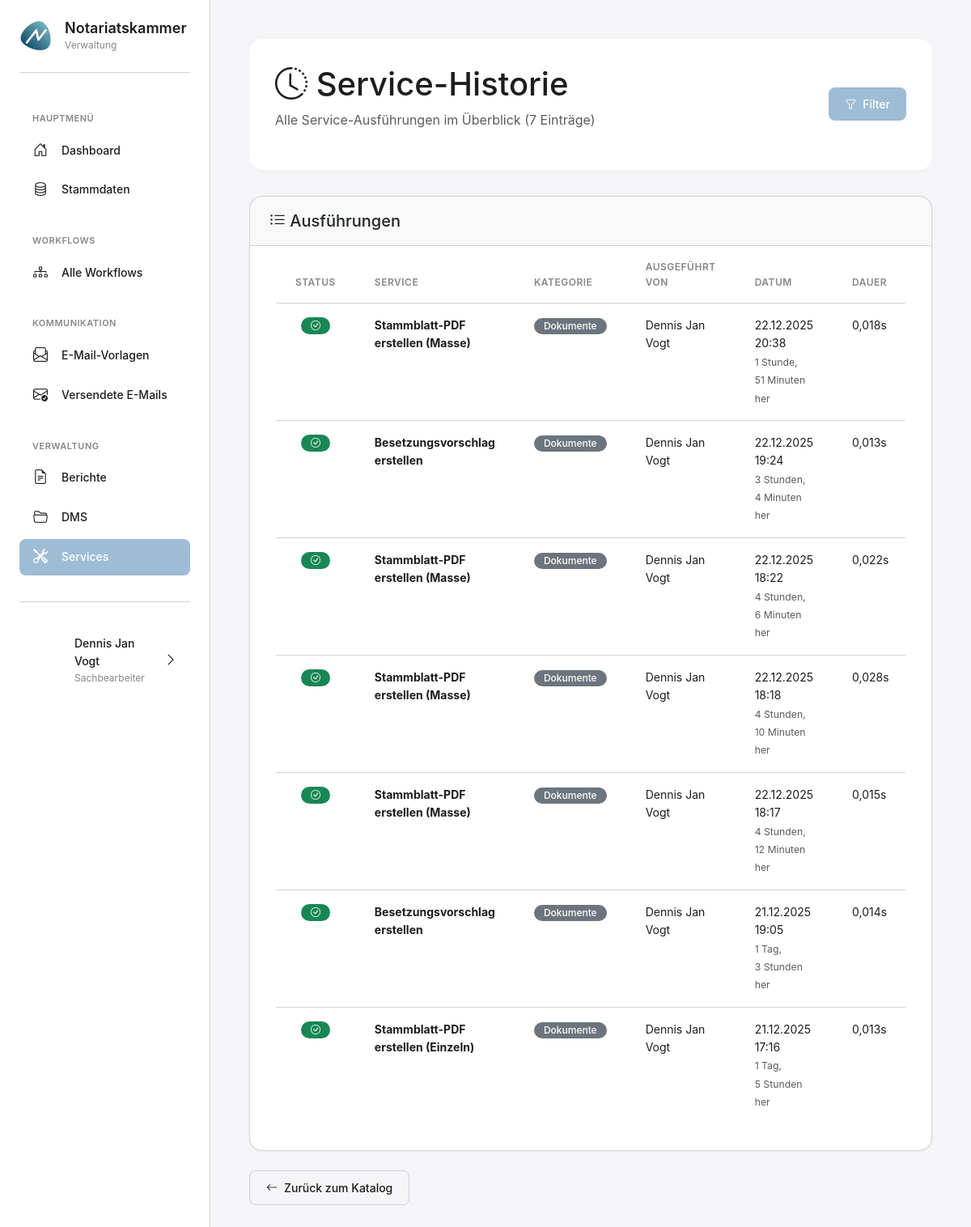
The page /services/historie/ (signed in) on the database its author committed.
### apps/benutzer/models.py (models this page shows, shortened)
class KammerBenutzer(AbstractUser):
    ROLLEN = [
        ('admin', 'Administrator'),
        ('sachbearbeiter', 'Sachbearbeiter'),
        ('leitung', 'Leitung'),
    ]
    rolle = models.CharField(
        max_length=20,
        choices=ROLLEN,
        default='sachbearbeiter',
        verbose_name='Rolle'
    )
    abteilung = models.CharField(
        max_length=100,
        blank=True,
        verbose_name='Abteilung',
        help_text='z.B. "Zulassungen", "Aufsicht", "Allgemein"'
    )
    telefon = models.CharField(
        max_length=50,
        blank=True,
        verbose_name='Telefon'
    )
    profilbild = models.ImageField(
        upload_to='profilbilder/',
        blank=True,
        null=True,
        verbose_name='Profilbild',
        help_text='Profilbild des Benutzers'
    )
    class Meta:
        verbose_name = 'Kammermitarbeiter'
        verbose_name_plural = 'Kammermitarbeiter'
        ordering = ['last_name', 'first_name']

### apps/services/models.py (models this page shows, shortened)
class ServiceAusfuehrung(ZeitstempelModel):
    service = models.ForeignKey(
        ServiceDefinition,
        on_delete=models.PROTECT,
        related_name='ausfuehrungen',
        verbose_name='Service'
    )
    ausgefuehrt_von = models.ForeignKey(
        settings.AUTH_USER_MODEL,
        on_delete=models.PROTECT,
        related_name='service_ausfuehrungen',
        verbose_name='Ausgeführt von'
    )
    workflow_instanz = models.ForeignKey(
        'workflows.WorkflowInstanz',
        on_delete=models.SET_NULL,
        null=True,
        blank=True,
        related_name='service_ausfuehrungen',
        verbose_name='Workflow-Instanz'
    )
    workflow_schritt = models.ForeignKey(
        'workflows.WorkflowSchrittInstanz',
        on_delete=models.SET_NULL,
        null=True,
        blank=True,
        related_name='service_ausfuehrungen',
        verbose_name='Workflow-Schritt'
    )
    erfolgreich = models.BooleanField(
        default=True,
        verbose_name='Erfolgreich'
    )
    fehlermeldung = models.TextField(
        blank=True,
        verbose_name='Fehlermeldung'
    )
    ergebnis_daten = models.JSONField(
        default=dict,
        blank=True,
        verbose_name='Ergebnis-Daten',
        help_text='JSON mit Rückgabewerten (z.B. generierte Datei-ID)'
    )
    dauer_sekunden = models.DecimalField(
        max_digits=10,
        decimal_places=3,
        null=True,
        blank=True,
        verbose_name='Dauer (Sekunden)'
    )
    class Meta:
        verbose_name = 'Service-Ausführung'
        verbose_name_plural = 'Service-Ausführungen'
        ordering = ['-erstellt_am']

class ServiceDefinition(ZeitstempelModel, AktivModel):
    service_id = models.CharField(
        max_length=100,
        unique=True,
        verbose_name='Service-ID',
        help_text='Eindeutige ID im Code (z.B. "stammblatt_pdf_einzeln")'
    )
    name = models.CharField(
        max_length=200,
        verbose_name='Name',
        help_text='Benutzerfreundlicher Name'
    )
    beschreibung = models.TextField(
        verbose_name='Beschreibung',
        help_text='Was macht dieser Service? Wann nutzt man ihn?'
    )
    kategorie = models.ForeignKey(
        ServiceKategorie,
        on_delete=models.PROTECT,
        related_name='services',
        verbose_name='Kategorie'
    )
    icon = models.CharField(
        max_length=50,
        default='tools',
        verbose_name='Bootstrap Icon'
    )
    button_text = models.CharField(
        max_length=100,
        default='Service ausführen',
        verbose_name='Button-Text'
    )
    button_css_class = models.CharField(
        max_length=100,
        default='btn-primary',
        verbose_name='Button CSS-Klasse',
        help_text='z.B. "btn-primary", "btn-success", "btn-warning"'
    )
    erforderliche_rolle = models.CharField(
        max_length=50,
        blank=True,
        verbose_name='Erforderliche Rolle',
        help_text='Leer = alle; sonst z.B. "sachbearbeiter", "leitung"'
    )
    class Meta:
        verbose_name = 'Service-Definition'
        verbose_name_plural = 'Service-Definitionen'
        ordering = ['kategorie', 'name']

class ServiceKategorie(models.Model):
    name = models.CharField(
        max_length=100,
        unique=True,
        verbose_name='Name'
    )
    beschreibung = models.TextField(
        blank=True,
        verbose_name='Beschreibung'
    )
    icon = models.CharField(
        max_length=50,
        blank=True,
        verbose_name='Bootstrap Icon',
        help_text='z.B. "file-earmark-pdf", "envelope", "graph-up"'
    )
    reihenfolge = models.PositiveIntegerField(
        default=0,
        verbose_name='Reihenfolge'
    )
    class Meta:
        verbose_name = 'Service-Kategorie'
        verbose_name_plural = 'Service-Kategorien'
        ordering = ['reihenfolge', 'name']

### apps/services/views.py (the view)
# urls.py: path('historie/', views.service_historie_view, name='service_historie'),
@login_required
def service_historie_view(request):
    service_id = request.GET.get('service')
    nur_erfolgreich = request.GET.get('nur_erfolgreich')
    nur_fehlgeschlagen = request.GET.get('nur_fehlgeschlagen')
    ausfuehrungen = ServiceAusfuehrung.objects.select_related(
        'service',
        'service__kategorie',
        'ausgefuehrt_von'
    ).order_by('-erstellt_am')
    if service_id:
        ausfuehrungen = ausfuehrungen.filter(service__service_id=service_id)
    if nur_erfolgreich:
        ausfuehrungen = ausfuehrungen.filter(erfolgreich=True)
    elif nur_fehlgeschlagen:
        ausfuehrungen = ausfuehrungen.filter(erfolgreich=False)
    from django.core.paginator import Paginator
    paginator = Paginator(ausfuehrungen, 25)  # 25 pro Seite
    page_number = request.GET.get('page')
    page_obj = paginator.get_page(page_number)
    alle_services = ServiceDefinition.objects.filter(ist_aktiv=True).order_by('name')
    statistik_erfolgreich = sum(1 for a in page_obj.object_list if a.erfolgreich)
    statistik_fehlgeschlagen = sum(1 for a in page_obj.object_list if not a.erfolgreich)
    context = {
        'page_obj': page_obj,
        'alle_services': alle_services,
        'selected_service': service_id,
        'nur_erfolgreich': nur_erfolgreich,
        'nur_fehlgeschlagen': nur_fehlgeschlagen,
        'statistik_erfolgreich': statistik_erfolgreich,
        'statistik_fehlgeschlagen': statistik_fehlgeschlagen,
    }
    return render(request, 'services/historie.html', context)

### templates/services/historie.html (shortened to what this page needs)
{% extends 'base_modern.html' %}
{% block content %}
<div class="page-header">
    <div class="d-flex justify-content-between align-items-center">
        <div>
            <h1>
                <i class="bi bi-clock-history"></i>
                Service-Historie
            </h1>
            <p class="text-muted">Alle Service-Ausführungen im Überblick ({{ page_obj.paginator.count }} Einträge)</p>
        </div>
        <div>
            <button type="button" class="btn btn-primary" data-bs-toggle="modal" data-bs-target="#filterModal">
                <i class="bi bi-funnel"></i> Filter
            </button>
        </div>
    </div>
</div>
<div class="card">
    <div class="card-header" style="padding: 18px 24px; margin: calc(-1 * var(--spacing-xl)) calc(-1 * var(--spacing-xl)) 0 calc(-1 * var(--spacing-xl)); border-radius: var(--radius-lg) var(--radius-lg) 0 0;">
        <h5 class="mb-0">
            <i class="bi bi-list-ul"></i> Ausführungen
        </h5>
    </div>
    <div class="card-body p-0">
        {% if page_obj %}
        <div class="table-responsive">
            <table class="table table-hover mb-0">
                <thead>
                    <tr>
                        <th style="width: 80px;">Status</th>
                        <th>Service</th>
                        <th>Kategorie</th>
                        <th>Ausgeführt von</th>
                        <th>Datum</th>
                        <th style="width: 100px;">Dauer</th>
                    </tr>
                </thead>
                <tbody>
                    {% for ausfuehrung in page_obj %}
                    <tr>
                        <td class="text-center">
                            {% if ausfuehrung.erfolgreich %}
                            <span class="badge bg-success">
                                <i class="bi bi-check-circle"></i>
                            </span>
                            {% else %}
                            <span class="badge bg-danger">
                                <i class="bi bi-x-circle"></i>
                            </span>
                            {% endif %}
                        </td>
                        <td>
                            <strong>{{ ausfuehrung.service.name }}</strong>
                        </td>
                        <td>
                            <span class="badge bg-secondary">
                                {{ ausfuehrung.service.kategorie.name }}
                            </span>
                        </td>
                        <td>{{ ausfuehrung.ausgefuehrt_von.get_full_name|default:ausfuehrung.ausgefuehrt_von.username }}</td>
                        <td>
                            {{ ausfuehrung.erstellt_am|date:"d.m.Y H:i" }}
                            <br>
                            <small class="text-muted">{{ ausfuehrung.erstellt_am|timesince }} her</small>
                        </td>
                        <td>
                            {% if ausfuehrung.dauer_sekunden %}
                            {{ ausfuehrung.dauer_sekunden }}s
                            {% else %}
                            -
                            {% endif %}
                        </td>
                    </tr>
                    {% endfor %}
                </tbody>
            </table>
        </div>
        {% else %}
        <div class="card-body text-center py-5">
            <i class="bi bi-inbox" style="font-size: 48px; color: #ccc;"></i>
            <p class="text-muted mt-3">Keine Service-Ausführungen gefunden.</p>
        </div>
        {% endif %}
    </div>
</div>
<div class="mt-4">
    <a href="{% url 'service_katalog' %}" class="btn btn-secondary">
        <i class="bi bi-arrow-left"></i> Zurück zum Katalog
    </a>
</div>
{% endblock %}

### templates/base_modern.html (shortened to what this page needs)
{% load static %}
<!DOCTYPE html>
<html lang="de">
<head>
    <link href="https://cdn.jsdelivr.net/npm/bootstrap@5.3.0/dist/css/bootstrap.min.css" rel="stylesheet">
    <link rel="stylesheet" href="https://cdn.jsdelivr.net/npm/bootstrap-icons@1.11.3/font/bootstrap-icons.min.css">
    <link rel="stylesheet" href="{% static 'css/modern-style.css' %}">
</head>
<body>
    <aside class="sidebar">
        <a href="{% url 'dashboard' %}" class="sidebar-logo" style="text-decoration: none; color: inherit; cursor: pointer;">
            <div class="sidebar-logo-icon">
                <img src="{% static 'images/logo.png' %}" alt="Notariatskammer Logo" style="width: 100%; height: 100%; object-fit: contain;">
            </div>
            <div class="sidebar-logo-text">
                <h1>Notariatskammer</h1>
                <p>Verwaltung</p>
            </div>
        </a>
        <nav class="sidebar-nav">
            <div class="sidebar-nav-section">
                <div class="sidebar-nav-section-title">Hauptmenü</div>
                <ul>
                    <li class="sidebar-nav-item">
                        <a href="{% url 'dashboard' %}" class="sidebar-nav-link {% if request.resolver_match.url_name == 'dashboard' %}active{% endif %}">
                            <i class="bi bi-house-door"></i>
                            <span>Dashboard</span>
                        </a>
                    </li>
                    <li class="sidebar-nav-item">
                        <button type="button" class="sidebar-nav-link {% if 'stammdaten' in request.path %}active{% endif %}" onclick="openStammdatenModal()">
                            <i class="bi bi-database"></i>
                            <span>Stammdaten</span>
                        </button>
                    </li>
                </ul>
            </div>
            <div class="sidebar-nav-section">
                <div class="sidebar-nav-section-title">Workflows</div>
                <ul>
                    <li class="sidebar-nav-item">
                        <a href="{% url 'workflow_liste' %}" class="sidebar-nav-link {% if 'workflows' in request.path and 'workflow_liste' in request.resolver_match.url_name %}active{% endif %}">
                            <i class="bi bi-diagram-3"></i>
                            <span>Alle Workflows</span>
                        </a>
                    </li>
                </ul>
            </div>
            <div class="sidebar-nav-section">
                <div class="sidebar-nav-section-title">Kommunikation</div>
                <ul>
                    <li class="sidebar-nav-item">
                        <a href="{% url 'vorlagen_liste' %}" class="sidebar-nav-link {% if 'vorlagen' in request.path %}active{% endif %}">
                            <i class="bi bi-envelope-paper"></i>
                            <span>E-Mail-Vorlagen</span>
                        </a>
                    </li>
                    <li class="sidebar-nav-item">
                        <a href="{% url 'gesendete_emails' %}" class="sidebar-nav-link {% if 'gesendete_emails' in request.resolver_match.url_name %}active{% endif %}">
                            <i class="bi bi-envelope-check"></i>
                            <span>Versendete E-Mails</span>
                        </a>
                    </li>
                </ul>
            </div>
            <div class="sidebar-nav-section">
                <div class="sidebar-nav-section-title">Verwaltung</div>
                <ul>
                    <li class="sidebar-nav-item">
                        <a href="{% url 'berichte_uebersicht' %}" class="sidebar-nav-link {% if 'berichte' in request.path %}active{% endif %}">
                            <i class="bi bi-file-earmark-text"></i>
                            <span>Berichte</span>
                        </a>
                    </li>
                    <li class="sidebar-nav-item">
                        <a href="/dms/" class="sidebar-nav-link {% if 'dms' in request.path %}active{% endif %}">
                            <i class="bi bi-folder2-open"></i>
                            <span>DMS</span>
                        </a>
                    </li>
                    <li class="sidebar-nav-item">
                        <a href="{% url 'service_katalog' %}" class="sidebar-nav-link {% if 'services' in request.path %}active{% endif %}">
                            <i class="bi bi-tools"></i>
                            <span>Services</span>
                        </a>
                    </li>
                </ul>
            </div>
        </nav>
        <div class="user-menu">
            <button class="user-menu-button" type="button" onclick="toggleUserProfileMenu(event)">
                <div class="user-avatar" {% if user.profilbild %}style="background-image: url('{{ user.profilbild.url }}'); background-size: cover; background-position: center; font-size: 0;"{% endif %}>
                </div>
                <div class="user-info">
                    <div class="user-name">{{ user.get_full_name|default:user.username }}</div>
                    <div class="user-role">{{ user.get_rolle_display|default:"Benutzer" }}</div>
                </div>
                <i class="bi bi-chevron-right"></i>
            </button>
        </div>
    </aside>
    <main class="main-content">
        {% block content %}{% endblock %}
    </main>
</body>
</html>

### rows shown on the page
KammerBenutzer: get_full_name "Dennis Jan Vogt", rolle "Sachbearbeiter"
ServiceAusfuehrung: erfolgreich True (drawn), service.name "Stammblatt-PDF erstellen (Masse)", service.kategorie.name "Dokumente", ausgefuehrt_von.get_full_name "Dennis Jan Vogt", erstellt_am "22.12.2025 20:38", erstellt_am "1 Stunde, 51 Minuten", dauer_sekunden "0,018"
ServiceAusfuehrung: erfolgreich True (drawn), service.name "Besetzungsvorschlag erstellen", service.kategorie.name "Dokumente", ausgefuehrt_von.get_full_name "Dennis Jan Vogt", erstellt_am "22.12.2025 19:24", erstellt_am "3 Stunden, 4 Minuten", dauer_sekunden "0,013"
ServiceAusfuehrung: erfolgreich True (drawn), service.name "Stammblatt-PDF erstellen (Masse)", service.kategorie.name "Dokumente", ausgefuehrt_von.get_full_name "Dennis Jan Vogt", erstellt_am "22.12.2025 18:22", erstellt_am "4 Stunden, 6 Minuten", dauer_sekunden "0,022"
ServiceAusfuehrung: erfolgreich True (drawn), service.name "Stammblatt-PDF erstellen (Masse)", service.kategorie.name "Dokumente", ausgefuehrt_von.get_full_name "Dennis Jan Vogt", erstellt_am "22.12.2025 18:18", erstellt_am "4 Stunden, 10 Minuten", dauer_sekunden "0,028"
ServiceAusfuehrung: erfolgreich True (drawn), service.name "Stammblatt-PDF erstellen (Masse)", service.kategorie.name "Dokumente", ausgefuehrt_von.get_full_name "Dennis Jan Vogt", erstellt_am "22.12.2025 18:17", erstellt_am "4 Stunden, 12 Minuten", dauer_sekunden "0,015"
ServiceAusfuehrung: erfolgreich True (drawn), service.name "Besetzungsvorschlag erstellen", service.kategorie.name "Dokumente", ausgefuehrt_von.get_full_name "Dennis Jan Vogt", erstellt_am "21.12.2025 19:05", erstellt_am "1 Tag, 3 Stunden", dauer_sekunden "0,014"
ServiceAusfuehrung: erfolgreich True (drawn), service.name "Stammblatt-PDF erstellen (Einzeln)", service.kategorie.name "Dokumente", ausgefuehrt_von.get_full_name "Dennis Jan Vogt", erstellt_am "21.12.2025 17:16", erstellt_am "1 Tag, 5 Stunden", dauer_sekunden "0,013"

### other values the page prints
{{ page_obj.paginator.count }} "7"
